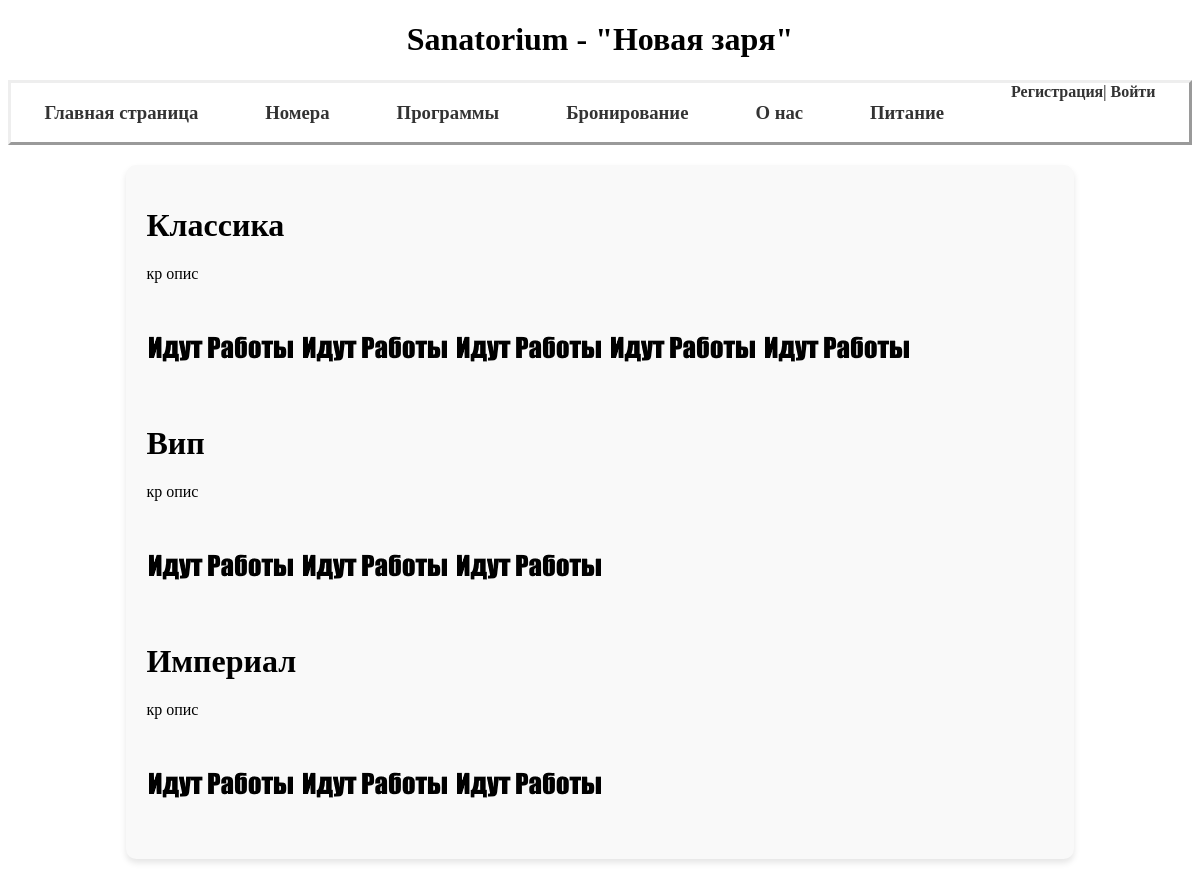
Before: /Sanatorium/rooms/ with the older database file.
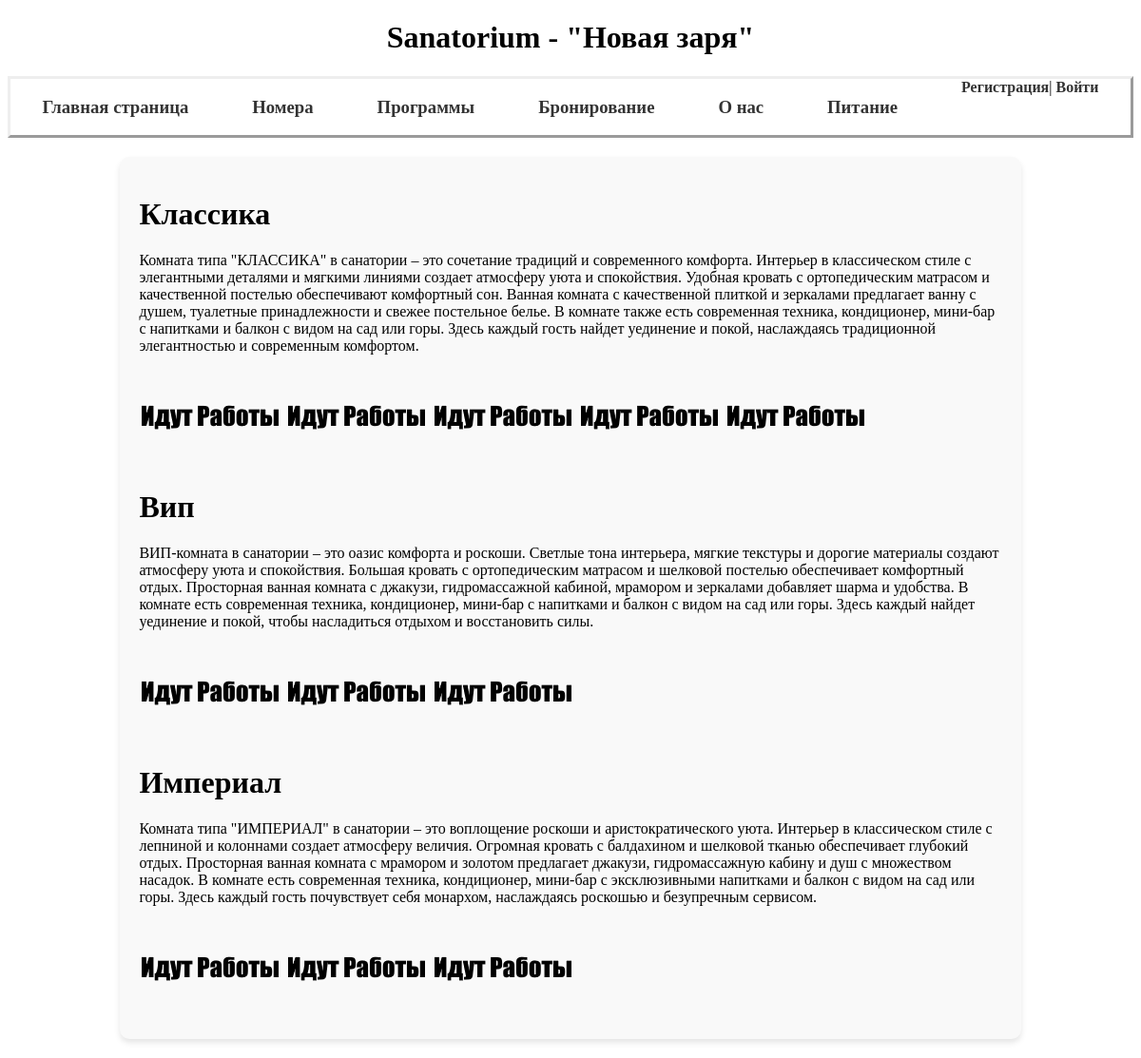
After: the same page with the newer database file.
### Sanatorium/models.py (models this page shows, shortened)
class Type(models.Model):
    name = models.CharField(verbose_name="Тип комнаты", max_length=50)
    price = models.DecimalField(verbose_name="Цена за ночь", max_digits=15, decimal_places=2)
    description = models.CharField(verbose_name="Описание", max_length=1000, default="ничего")
    brify_description = models.CharField(verbose_name="Краткое описание", max_length=700, default="кр опис")
    class Meta:
        verbose_name = "Тип"
        verbose_name_plural = "Типы"

class Room(models.Model):
    type = models.ForeignKey('Type', on_delete=models.CASCADE, verbose_name="Тип комнаты")
    image = models.ImageField(upload_to="media/", blank=True, default="media/mask")
    is_order = models.BooleanField(verbose_name="занят", default=False)
    slug = models.SlugField(max_length=255, unique=True, db_index=True, verbose_name="URL", null=True)
    def get_absolute_url(self):
        return reverse('room', kwargs={'room_slug': self.slug})
    class Meta:
        verbose_name = "Комната"
        verbose_name_plural = "комнаты"

### Sanatorium/views.py (the view)
# urls.py: path('rooms/', Rooms.as_view(), name="rooms"),
class Rooms(DataMixin,ListView):
    model = Room
    template_name = 'sanatorium/rooms.html'
    context_object_name = 'room'
    def get_context_data(self, *, object_list=None, **kwargs):
        context = super().get_context_data(**kwargs)
        c_def = self.get_user_context(type =Type.objects.all() )
        return {**context,**c_def}

### Sanatorium/utils.py (called while the page is built)
    def get_user_context(self,**kwargs):
        context = kwargs
        context['menu'] = menu
        context['title']=title
        return context

### Sanatorium/templates/sanatorium/rooms.html
{% extends 'sanatorium/base.html' %}
{% block content %}
<div class="room">
    {% for type in type %}
        <h1>{{type.name}}</h1>
        <p>{{type.brify_description}}</p>
        <div>
            {% for r in room%}
                {% if r.type == type%}
                    {% if r.image%}
                        <a href="{{r.get_absolute_url}}"><img src = "{{ r.image.url }}" alt = "connect" style="max-height:300px"></a>
                    {%endif%}
                {%endif%}
            {%endfor%}
        </div>
    {% endfor %}
</div>
{% endblock %}

### Sanatorium/templates/sanatorium/base.html (shortened to what this page needs)
<!DOCTYPE html>
<html lang="en">
<head>
    {%load static%}
    <link type = "text/css" href="{% static 'sanatorium/css/style.css' %}" rel ="stylesheet"/>
</head>
<body>
    <h1 class = "nameorg">Sanatorium - "Новая заря"</h1>
    <div class = "menu">{% block mainmenu %}
    <ul class="menu-tab">
        {% for m in menu %}
            <li><a href="{% url m.url %}"><h3>{{ m.title }}</h3></a></li>
        {% endfor %}
        {% if request.user.is_authenticated%}
            {%if not request.user.is_staff and not request.user.is_superuser%}
            <li><a href="{% url 'usershome' %}">{{user.username}}</a>| <a href="{% url 'logout'%}">Выйти</a></li>
            {%endif%}
        {% else %}
            <li>
                <a href="{% url 'register' %}">Регистрация</a>| <a href="{% url 'login'%}">Войти</a>
            </li>
        {%endif%}
    </ul>
    {% endblock mainmenu %}
</div>
<div class="blockcontent">
    {% block content %}
    {% endblock content %}
</div>
</body>
</html>

### Sanatorium/static/sanatorium/css/style.css (style rules this page uses)
.menu-tab { list-style-type: none; margin: 0; padding: 0; display: flex; justify-content: space-around; border: outset; }
.menu-tab li { margin: 0; }
.menu-tab li a { text-decoration: none; color: #333; font-weight: bold; }
a::before,a::after,a:hover,a:active,a { text-decoration: none; color: #666; }
.nameorg { text-align: center; }
body { width: auto; font-family: Georgia; }
.blockcontent { padding-left: 10%; padding-right: 10%; }
.room { padding-left: 15%; padding-right: 15%; background-color: #f9f9f9; padding: 20px; border-radius: 10px; box-shadow: 0 4px 6px rgba(0, 0, 0, 0.1); margin: 20px 0; }

Changed rows visible on the page:
changed Type "Классика": brify_description "кр опис" → "Комната типа \"КЛАССИКА\" в санатории – это сочетание традиций и современного комфорта. Интерьер в классическом стиле с элегантными деталями и мягкими линиями создает атмосферу уюта и спокойствия. Удобная кровать с ортопедическим матрасом и качественной постелью обеспечивают комфортный сон. Ванная комната с качественной плиткой и зеркалами предлагает ванну с душем, туалетные принадлежности и свежее постельное белье. В комнате также есть современная техника, кондиционер, мини-бар с напитками и балкон с видом на сад или горы. Здесь каждый гость найдет уединение и покой, наслаждаясь традиционной элегантностью и современным комфортом."
changed Type "Вип": brify_description "кр опис" → "ВИП-комната в санатории – это оазис комфорта и роскоши. Светлые тона интерьера, мягкие текстуры и дорогие материалы создают атмосферу уюта и спокойствия. Большая кровать с ортопедическим матрасом и шелковой постелью обеспечивает комфортный отдых. Просторная ванная комната с джакузи, гидромассажной кабиной, мрамором и зеркалами добавляет шарма и удобства. В комнате есть современная техника, кондиционер, мини-бар с напитками и балкон с видом на сад или горы. Здесь каждый найдет уединение и покой, чтобы насладиться отдыхом и восстановить силы."
changed Type "Империал": brify_description "кр опис" → "Комната типа \"ИМПЕРИАЛ\" в санатории – это воплощение роскоши и аристократического уюта. Интерьер в классическом стиле с лепниной и колоннами создает атмосферу величия. Огромная кровать с балдахином и шелковой тканью обеспечивает глубокий отдых. Просторная ванная комната с мрамором и золотом предлагает джакузи, гидромассажную кабину и душ с множеством насадок. В комнате есть современная техника, кондиционер, мини-бар с эксклюзивными напитками и балкон с видом на сад или горы. Здесь каждый гость почувствует себя монархом, наслаждаясь роскошью и безупречным сервисом."
